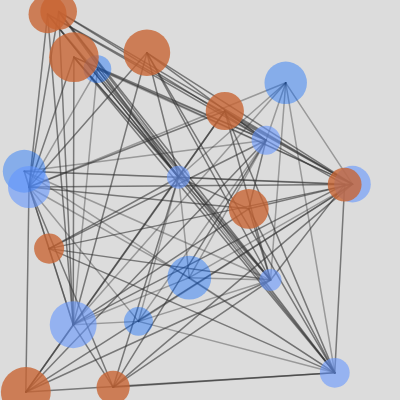
Frame 1 (no input)
Frame 60 (no input): identical to frame 1, image omitted
Frame 120 (the mouse pressed at the canvas centre since frame 60): identical to frame 1, image omitted

The p5.js sketch that drew this single still picture (run headless with seeded random() and noise() and a simulated clock; from frame 60 on, the mouse is pressed at the canvas centre):

// p5.js sketch
// ── sketch.js
let targetScrollX = 0;
let targetScrollY = 0;
let scrollPosX = 0;
let scrollPosY = 0;

let bgCircles, midCircles, fgCircles;

function setup() {
  createCanvas(400, 400);
  
  // Generate random circles for each layer
  bgCircles = generateCircles(5);  // Background (slowest movement)
  midCircles = generateCircles(7); // Midground (medium speed)
  fgCircles = generateCircles(10); // Foreground (fastest movement)
}

function draw() {
  background(220);
  
  // Smooth scroll interpolation
  scrollPosX = lerp(scrollPosX, targetScrollX, 0.1);
  scrollPosY = lerp(scrollPosY, targetScrollY, 0.1);

  // Compute offsets for parallax effect
  let bgOffsetX = scrollPosX * 0.3, bgOffsetY = scrollPosY * 0.3;
  let midOffsetX = scrollPosX * 0.6, midOffsetY = scrollPosY * 0.6;
  let fgOffsetX = scrollPosX * 1.2, fgOffsetY = scrollPosY * 1.2;

  // Draw connections between circles
  drawConnections(bgCircles, midCircles, bgOffsetX, bgOffsetY, midOffsetX, midOffsetY, 100);
  drawConnections(midCircles, fgCircles, midOffsetX, midOffsetY, fgOffsetX, fgOffsetY, 150);

  // Draw circles with parallax effect
  drawCircles(bgCircles, bgOffsetX, bgOffsetY, color(0, 100, 255, 100));
  drawCircles(midCircles, midOffsetX, midOffsetY, color(100, 150, 255, 150));
  drawCircles(fgCircles, fgOffsetX, fgOffsetY, color(200, 100, 50, 200));
}

// Mouse wheel event (scrolling)
function mouseWheel(event) {
  targetScrollX += event.deltaX * 0.5; // Horizontal scrolling
  targetScrollY += event.deltaY * 0.5; // Vertical scrolling
}

// Generate random circle positions
function generateCircles(num) {
  let circles = [];
  for (let i = 0; i < num; i++) {
    circles.push({
      x: random(width),
      y: random(height),
      size: random(20, 50)
    });
  }
  return circles;
}

// Draw circles with offset for parallax
function drawCircles(circles, offsetX, offsetY, col) {
  fill(col);
  noStroke();
  for (let c of circles) {
    ellipse(c.x + offsetX, c.y + offsetY, c.size);
  }
}

// Draw lines connecting circles between two layers
function drawConnections(layer1, layer2, offsetX1, offsetY1, offsetX2, offsetY2, opacity) {
  stroke(50, 50, 50, opacity); // Fainter lines for farther connections
  strokeWeight(1.5);
  for (let c1 of layer1) {
    for (let c2 of layer2) {
      line(c1.x + offsetX1, c1.y + offsetY1, c2.x + offsetX2, c2.y + offsetY2);
    }
  }
}
